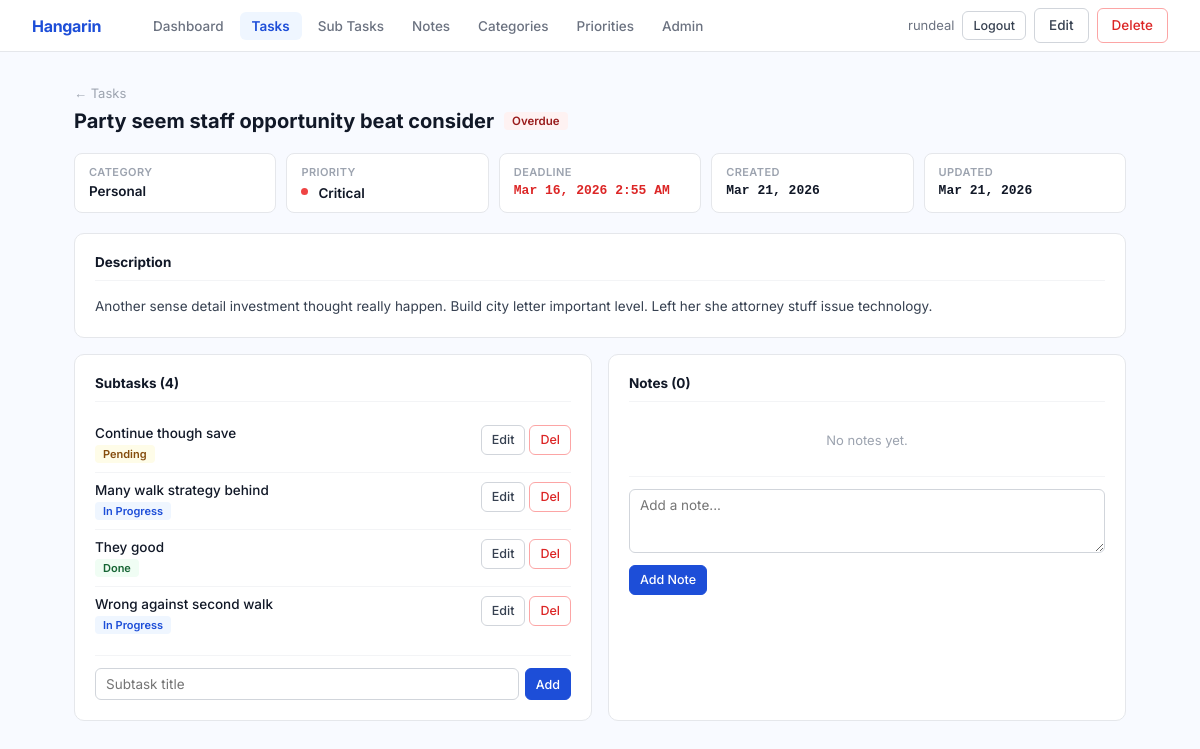
The page /tasks/1/ (signed in) on the database its author committed.
### tasks/models.py (models this page shows, shortened)
class BaseModel(models.Model):
    created_at = models.DateTimeField(auto_now_add=True)
    updated_at = models.DateTimeField(auto_now=True)
    class Meta:
        abstract = True

class Task(BaseModel):
    title = models.CharField(max_length=255)
    description = models.TextField(blank=True)
    deadline = models.DateTimeField(null=True, blank=True)
    status = models.CharField(
        max_length=50,
        choices=STATUS_CHOICES,
        default="Pending"
    )
    category = models.ForeignKey(Category, on_delete=models.SET_NULL, null=True, blank=True)
    priority = models.ForeignKey(Priority, on_delete=models.SET_NULL, null=True, blank=True)
    class Meta:
        ordering = ['-created_at']
    def is_overdue(self):
        if self.deadline and self.status != "Completed":
            return timezone.now() > self.deadline
        return False

class Category(BaseModel):
    name = models.CharField(max_length=100)
    class Meta:
        verbose_name = "Category"
        verbose_name_plural = "Categories"
        ordering = ['name']

class Priority(BaseModel):
    LEVEL_CHOICES = [
        ('critical', 'Critical'),
        ('high', 'High'),
        ('medium', 'Medium'),
        ('low', 'Low'),
        ('optional', 'Optional'),
    ]
    name = models.CharField(max_length=50, unique=True)
    level = models.CharField(max_length=20, choices=LEVEL_CHOICES, default='medium')
    class Meta:
        verbose_name = "Priority"
        verbose_name_plural = "Priorities"
        ordering = ['name']

class SubTask(BaseModel):
    parent_task = models.ForeignKey(Task, on_delete=models.CASCADE, related_name='subtasks')
    title = models.CharField(max_length=255)
    status = models.CharField(
        max_length=50,
        choices=STATUS_CHOICES,
        default="Pending"
    )
    class Meta:
        ordering = ['created_at']

### tasks/views.py (the view)
# urls.py: path('tasks/<int:pk>/', views.task_detail, name='task_detail'),
@login_required
def task_detail(request, pk):
    task = get_object_or_404(Task, pk=pk)
    subtasks = task.subtasks.all()
    notes = task.notes.all()
    subtask_form = SubTaskForm()
    note_form = NoteForm()
    context = {
        'task': task,
        'subtasks': subtasks,
        'notes': notes,
        'subtask_form': subtask_form,
        'note_form': note_form,
    }
    return render(request, 'tasks/task_detail.html', context)

### tasks/forms.py
class SubTaskForm(forms.ModelForm):
    class Meta:
        model = SubTask
        fields = ['title', 'status']
        widgets = {
            'title': forms.TextInput(attrs={'class': 'form-control', 'placeholder': 'Subtask title'}),
            'status': forms.Select(attrs={'class': 'form-select'}),
        }

class NoteForm(forms.ModelForm):
    class Meta:
        model = Note
        fields = ['content']
        widgets = {
            'content': forms.Textarea(attrs={'class': 'form-control', 'rows': 3, 'placeholder': 'Add a note...'}),
        }

### tasks/templates/tasks/task_detail.html (shortened to what this page needs)
{% extends "tasks/base.html" %}
{% block nav_actions %}
  <a href="{% url 'task_update' task.pk %}" class="btn btn-white">Edit</a>
  <a href="{% url 'task_delete' task.pk %}" class="btn btn-red">Delete</a>
{% endblock %}
{% block content %}
<div style="margin-bottom: 20px;">
  <a href="{% url 'task_list' %}" style="color: #9ca3af; font-size: 13px; text-decoration: none;">← Tasks</a>
  <div style="display: flex; align-items: center; gap: 10px; margin-top: 8px; flex-wrap: wrap;">
    <h1 style="font-size: 20px; font-weight: 700;">{{ task.title }}</h1>
    {% if task.is_overdue %}<span class="badge badge-overdue">Overdue</span>
    {% elif task.status == "Completed" %}<span class="badge badge-completed">{{ task.status }}</span>
    {% elif task.status == "In Progress" %}<span class="badge badge-progress">{{ task.status }}</span>
    {% else %}<span class="badge badge-pending">{{ task.status }}</span>{% endif %}
  </div>
</div>
<div class="detail-grid">
  <div class="detail-cell">
    <div class="lbl">Category</div>
    <div class="val">{{ task.category.name|default:"None" }}</div>
  </div>
  <div class="detail-cell">
    <div class="lbl">Priority</div>
    <div class="val">{% if task.priority %}<span style="display:inline-flex;align-items:center;gap:5px;"><span class="dot dot-{{ task.priority.level }}"></span>{{ task.priority.name }}</span>{% else %}None{% endif %}</div>
  </div>
  <div class="detail-cell">
    <div class="lbl">Deadline</div>
    <div class="val mono" style="color: {% if task.is_overdue %}#dc2626{% else %}#111827{% endif %}; font-size: 13px;">
      {% if task.deadline %}{{ task.deadline|date:"M d, Y g:i A" }}{% else %}—{% endif %}
    </div>
  </div>
  <div class="detail-cell">
    <div class="lbl">Created</div>
    <div class="val mono" style="font-size: 13px;">{{ task.created_at|date:"M d, Y" }}</div>
  </div>
  <div class="detail-cell">
    <div class="lbl">Updated</div>
    <div class="val mono" style="font-size: 13px;">{{ task.updated_at|date:"M d, Y" }}</div>
  </div>
</div>
{% if task.description %}
<div class="content-card">
  <div class="content-card-title">Description</div>
  <p style="color: #374151; line-height: 1.7; font-size: 13.5px;">{{ task.description }}</p>
</div>
{% endif %}
<div style="display: grid; grid-template-columns: 1fr 1fr; gap: 16px;">
  <div class="content-card">
    <div class="content-card-title">Subtasks ({{ subtasks.count }})</div>
    {% for subtask in subtasks %}
    <div class="sub-row">
      <div style="flex: 1;">
        <div style="font-size: 13.5px; font-weight: 500; margin-bottom: 3px;">{{ subtask.title }}</div>
        {% if subtask.status == "Completed" %}<span class="badge badge-completed" style="font-size: 11px;">Done</span>
        {% elif subtask.status == "In Progress" %}<span class="badge badge-progress" style="font-size: 11px;">In Progress</span>
        {% else %}<span class="badge badge-pending" style="font-size: 11px;">Pending</span>{% endif %}
      </div>
      <div style="display: flex; gap: 4px;">
        <a href="{% url 'subtask_update' subtask.pk %}" class="btn btn-white btn-sm">Edit</a>
        <a href="{% url 'subtask_delete' subtask.pk %}" class="btn btn-red btn-sm">Del</a>
      </div>
    </div>
    {% empty %}
    <p style="color: #9ca3af; font-size: 13px; text-align: center; padding: 16px 0;">No subtasks yet.</p>
    {% endfor %}
    <form method="post" action="{% url 'subtask_create' task.pk %}">
      <div class="inline-add">
        {{ subtask_form.title }}
        <button type="submit" class="btn btn-blue btn-sm">Add</button>
      </div>
    </form>
  </div>
  <div class="content-card">
    <div class="content-card-title">Notes ({{ notes.count }})</div>
    {% for note in notes %}
    <div class="note-row">
      <div style="flex: 1;">
        <div class="note-text">{{ note.content }}</div>
        <div class="note-time mono">{{ note.created_at|date:"M d, Y · g:i A" }}</div>
      </div>
      <a href="{% url 'note_delete' note.pk %}" class="btn btn-red btn-sm">Del</a>
    </div>
    {% empty %}
    <p style="color: #9ca3af; font-size: 13px; text-align: center; padding: 16px 0;">No notes yet.</p>
    {% endfor %}
    <form method="post" action="{% url 'note_create' task.pk %}">
      <div class="inline-add" style="flex-direction: column; align-items: stretch;">
        {{ note_form.content }}
        <button type="submit" class="btn btn-blue btn-sm" style="align-self: flex-start; margin-top: 6px;">Add Note</button>
      </div>
    </form>
  </div>
</div>
{% endblock %}

### tasks/templates/tasks/base.html (shortened to what this page needs)
{% load static %}
{% load pwa %}
<!DOCTYPE html>
<html lang="en">
<head>
</head>
<body>
  <nav class="navbar">
    <a href="{% url 'dashboard' %}" class="navbar-brand">Hangarin</a>
    <div class="navbar-links">
      <a href="{% url 'dashboard' %}" class="nav-item {% if request.resolver_match.url_name == 'dashboard' %}active{% endif %}">Dashboard</a>
      <a href="{% url 'task_list' %}" class="nav-item {% if 'task' in request.resolver_match.url_name %}active{% endif %}">Tasks</a>
      <a href="{% url 'subtask_list' %}" class="nav-item {% if 'subtask' in request.resolver_match.url_name %}active{% endif %}">Sub Tasks</a>
      <a href="{% url 'note_list' %}" class="nav-item {% if 'note' in request.resolver_match.url_name %}active{% endif %}">Notes</a>
      <a href="{% url 'category_list' %}" class="nav-item {% if 'category' in request.resolver_match.url_name %}active{% endif %}">Categories</a>
      <a href="{% url 'priority_list' %}" class="nav-item {% if 'priority' in request.resolver_match.url_name %}active{% endif %}">Priorities</a>
      <a href="/admin/" class="nav-item">Admin</a>
    </div>
    <div class="navbar-right">
      {% if request.user.is_authenticated %}
        <span style="font-size: 13px; color: #6b7280;">{{ request.user.username }}</span>
        <a href="{% url 'account_logout' %}" class="btn btn-white btn-sm">Logout</a>
      {% endif %}
      {% block nav_actions %}{% endblock %}
    </div>
  </nav>
  <div class="page">
    {% block content %}{% endblock %}
  </div>
</body>
</html>

### tasks/templates/tasks/base.html (style rules this page uses)
* { box-sizing: border-box; margin: 0; padding: 0; }
body { font-family: 'Inter', sans-serif; background: #f8faff; color: #111827; font-size: 14px; min-height: 100vh; }
.navbar { background: #fff; border-bottom: 1px solid #e5e7eb; height: 52px; display: flex; align-items: center; padding: 0 32px; gap: 32px; position: sticky; top: 0; z-index: 100; }
.navbar-brand { font-size: 16px; font-weight: 700; color: #1d4ed8; text-decoration: none; letter-spacing: -0.3px; margin-right: 8px; }
.navbar-links { display: flex; gap: 4px; flex: 1; }
.nav-item { padding: 6px 12px; border-radius: 6px; color: #6b7280; text-decoration: none; font-size: 13.5px; font-weight: 500; transition: all 0.12s; }
.nav-item.active { background: #eff6ff; color: #1d4ed8; font-weight: 600; }
.navbar-right { display: flex; align-items: center; gap: 8px; }
.page { max-width: 1100px; margin: 0 auto; padding: 32px 24px; }
.btn { display: inline-flex; align-items: center; gap: 5px; padding: 7px 14px; border-radius: 6px; font-family: 'Inter', sans-serif; font-size: 13.5px; font-weight: 500; border: 1px solid transparent; cursor: pointer; text-decoration: none; transition: all 0.12s; white-space: nowrap; line-height: 1.4; }
.btn-blue { background: #1d4ed8; color: #fff; border-color: #1d4ed8; }
.btn-white { background: #fff; color: #374151; border-color: #d1d5db; }
.btn-red { background: #fff; color: #dc2626; border-color: #fca5a5; }
.btn-sm { padding: 5px 10px; font-size: 12.5px; }
.badge { display: inline-block; padding: 2px 8px; border-radius: 4px; font-size: 11.5px; font-weight: 600; }
.badge-pending { background: #fefce8; color: #854d0e; }
.badge-progress { background: #eff6ff; color: #1d4ed8; }
.badge-completed { background: #f0fdf4; color: #166534; }
.badge-overdue { background: #fef2f2; color: #991b1b; }
.dot { display: inline-block; width: 7px; height: 7px; border-radius: 50%; margin-right: 5px; vertical-align: middle; position: relative; top: -1px; flex-shrink: 0; }
.dot-critical { background: #ef4444; }
.detail-grid { display: grid; grid-template-columns: repeat(auto-fit, minmax(140px, 1fr)); gap: 10px; margin-bottom: 20px; }
.detail-cell { background: #fff; border: 1px solid #e5e7eb; border-radius: 8px; padding: 11px 14px; }
.detail-cell .lbl { font-size: 11px; color: #9ca3af; font-weight: 600; text-transform: uppercase; letter-spacing: 0.4px; margin-bottom: 4px; }
.detail-cell .val { font-size: 13.5px; font-weight: 600; color: #111827; }
.content-card { background: #fff; border: 1px solid #e5e7eb; border-radius: 10px; padding: 20px; margin-bottom: 16px; }
.content-card-title { font-size: 13.5px; font-weight: 700; color: #111827; margin-bottom: 14px; padding-bottom: 10px; border-bottom: 1px solid #f3f4f6; }
.sub-row, .note-row { display: flex; align-items: flex-start; gap: 10px; padding: 9px 0; border-bottom: 1px solid #f3f4f6; }
.sub-row:last-of-type, .note-row:last-of-type { border-bottom: none; }
.inline-add { display: flex; gap: 6px; margin-top: 12px; padding-top: 12px; border-top: 1px solid #f3f4f6; }
.inline-add input, .inline-add textarea { flex: 1; border: 1px solid #d1d5db; border-radius: 6px; padding: 7px 10px; font-family: 'Inter', sans-serif; font-size: 13.5px; }
.mono { font-family: 'Courier New', monospace; font-size: 12px; }

### rows shown on the page
Task: title "Party seem staff opportunity beat consider", category.name "Personal", priority.name "Critical", deadline "Mar 16, 2026 2:55 AM", created_at "Mar 21, 2026", updated_at "Mar 21, 2026", description "Another sense detail investment thought really happen. Build city letter important level. Left her she attorney stuff issue technology.", count "4", count "0"
SubTask: title "Continue though save", status "Pending"
SubTask: title "Many walk strategy behind", status "In Progress"
SubTask: title "They good", status "Done"
SubTask: title "Wrong against second walk", status "In Progress"

### other values the page prints
{{ request.user.username }} "rundeal"
